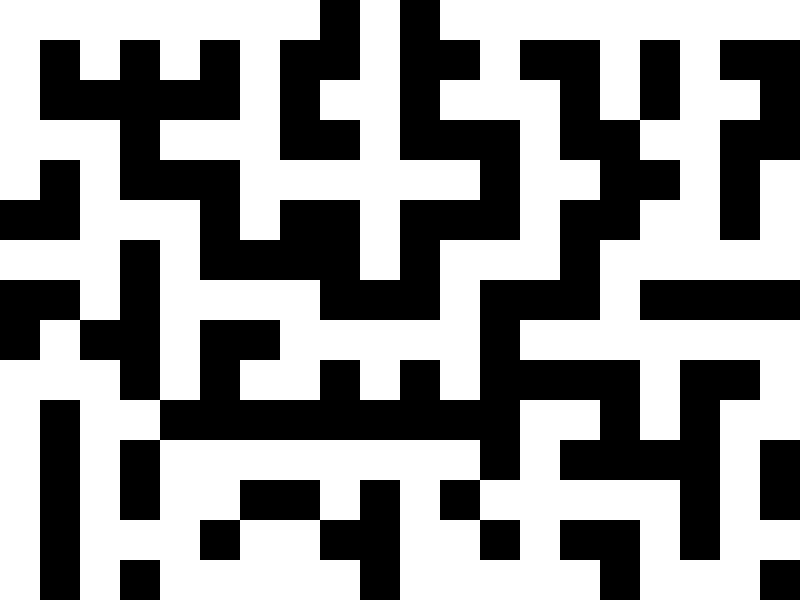

This game map was drawn from its Tiled (.tmx) file and the tilesets committed beside it. A one-line description and the full map source follow:
An orthogonal 20x15 tile map with 40x40 px tiles, 1 tile layer (Kachelebene 1), 2 tilesets.

<map version="1.2" tiledversion="1.2.2" orientation="orthogonal" renderorder="right-up" width="20" height="15" tilewidth="40" tileheight="40" infinite="0" nextlayerid="2" nextobjectid="1">
 <tileset firstgid="1" source="../Tilesets/ColorTiles/white.tsx" />
 <tileset firstgid="4489" source="../Tilesets/ColorTiles/black.tsx" />
 <layer id="1" name="Kachelebene 1" width="20" height="15">
  <data encoding="csv">
1,1,1,1,1,1,1,1,4489,1,4489,1,1,1,1,1,1,1,1,1,
1,4489,1,4489,1,4489,1,4489,4489,1,4489,4489,1,4489,4489,1,4489,1,4489,4489,
1,4489,4489,4489,4489,4489,1,4489,1,1,4489,1,1,1,4489,1,4489,1,1,4489,
1,1,1,4489,1,1,1,4489,4489,1,4489,4489,4489,1,4489,4489,1,1,4489,4489,
1,4489,1,4489,4489,4489,1,1,1,1,1,1,4489,1,1,4489,4489,1,4489,1,
4489,4489,1,1,1,4489,1,4489,4489,1,4489,4489,4489,1,4489,4489,1,1,4489,1,
1,1,1,4489,1,4489,4489,4489,4489,1,4489,1,1,1,4489,1,1,1,1,1,
4489,4489,1,4489,1,1,1,1,4489,4489,4489,1,4489,4489,4489,1,4489,4489,4489,4489,
4489,1,4489,4489,1,4489,4489,1,1,1,1,1,4489,1,1,1,1,1,1,1,
1,1,1,4489,1,4489,1,1,4489,1,4489,1,4489,4489,4489,4489,1,4489,4489,1,
1,4489,1,1,4489,4489,4489,4489,4489,4489,4489,4489,4489,1,1,4489,1,4489,1,1,
1,4489,1,4489,1,1,1,1,1,1,1,1,4489,1,4489,4489,4489,4489,1,4489,
1,4489,1,4489,1,1,4489,4489,1,4489,1,4489,1,1,1,1,1,4489,1,4489,
1,4489,1,1,1,4489,1,1,4489,4489,1,1,4489,1,4489,4489,1,4489,1,1,
1,4489,1,4489,1,1,1,1,1,4489,1,1,1,1,1,4489,1,1,1,4489
</data>
 </layer>
</map>
